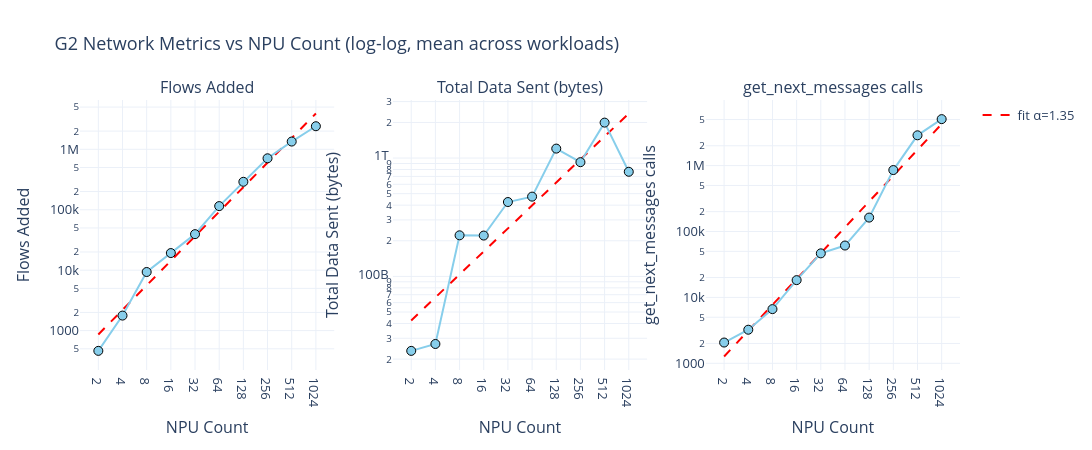

Here is the notebook cell this chart was saved with:
### Markdown cell above
## 2. Network-Level Metrics: `flows_added`, `total_data_sent`, and call counts

How do these metrics grow with NPU count and workload parameters?

### Code cell
# --- Plot: flows_added, total_data_sent, get_next_messages_calls vs NPU count (log-log) ---

metrics = ['flows_added', 'total_data_sent', 'get_next_messages_calls']
metric_labels = ['Flows Added', 'Total Data Sent (bytes)', 'get_next_messages calls']

fig = make_subplots(
    rows=1, cols=3,
    subplot_titles=metric_labels,
)

for col_idx, (metric, label) in enumerate(zip(metrics, metric_labels), start=1):
    agg = df.groupby('npu_count', as_index=False)[metric].mean()
    agg = agg.sort_values('npu_count')

    # Power-law fit
    x_log = np.log10(agg['npu_count'].values)
    y_log = np.log10(agg[metric].values.clip(min=1e-9))
    if len(x_log) >= 2:
        coeffs = np.polyfit(x_log, y_log, 1)
        exponent = coeffs[0]
        x_fit = np.linspace(x_log.min(), x_log.max(), 50)
        y_fit = np.polyval(coeffs, x_fit)
        fig.add_trace(go.Scatter(
            x=10**x_fit, y=10**y_fit,
            mode='lines', name=f'fit α={exponent:.2f}',
            line=dict(dash='dash', width=2, color='red'),
            showlegend=(col_idx == 1),
        ), row=1, col=col_idx)

    fig.add_trace(go.Scatter(
        x=agg['npu_count'], y=agg[metric],
        mode='markers+lines', name=label,
        marker=dict(size=9, color='skyblue', line=dict(width=1, color='black')),
        showlegend=False,
    ), row=1, col=col_idx)

    fig.update_xaxes(title_text='NPU Count', type='log',
                     tickvals=[2, 4, 8, 16, 32, 64, 128, 256, 512, 1024], row=1, col=col_idx)
    fig.update_yaxes(title_text=label, type='log', row=1, col=col_idx)

fig.update_layout(
    title='G2 Network Metrics vs NPU Count (log-log, mean across workloads)',
    template='plotly_white', font=dict(size=13),
    height=450, width=1200,
)
fig.show()

### Figure 1 — Plotly figure (JSON) as saved in the notebook; plotly's stock layout.template omitted (floating-point values rounded to 4 significant figures)
{"data": [{"line": {"color": "red", "dash": "dash", "width": 2}, "mode": "lines", "name": "fit α=1.35", "showlegend": true, "type": "scatter", "x": [2.0, 2.272, 2.58, 2.93, 3.328, 3.78, 4.293, 4.876, 5.538, 6.29, 7.144, 8.114, 9.216, 10.47, 11.89, 13.5, 15.34, 17.42, 19.78, 22.47, 25.52, 28.98, 32.92, 37.39, 42.46, 48.23, 54.78, 62.21, 70.66, 80.26, 91.15, 103.5, 117.6, 133.5, 151.7, 172.3, 195.7, 222.2, 252.4, 286.7, 325.6, 369.8, 420.0, 477.0, 541.8, 615.4, 698.9, 793.8, 901.6, 1024.0], "xaxis": "x", "y": [864.8, 1027.0, 1219.0, 1448.0, 1719.0, 2042.0, 2424.0, 2878.0, 3418.0, 4059.0, 4819.0, 5723.0, 6795.0, 8069.0, 9581.0, 11380.0, 13510.0, 16040.0, 19050.0, 22620.0, 26860.0, 31890.0, 37870.0, 44960.0, 53390.0, 63400.0, 75280.0, 89390.0, 106100.0, 126000.0, 149700.0, 177700.0, 211000.0, 250600.0, 297500.0, 353300.0, 419500.0, 498100.0, 591500.0, 702400.0, 834000.0, 990300.0, 1176000.0, 1396000.0, 1658000.0, 1969000.0, 2338000.0, 2776000.0, 3296000.0, 3914000.0], "yaxis": "y"}, {"marker": {"color": "skyblue", "line": {"color": "black", "width": 1}, "size": 9}, "mode": "markers+lines", "name": "Flows Added", "showlegend": false, "type": "scatter", "x": [2, 4, 8, 16, 32, 64, 128, 256, 512, 1024], "xaxis": "x", "y": [462.1, 1773.0, 9331.0, 19210.0, 39460.0, 114900.0, 289900.0, 710000.0, 1344000.0, 2411000.0], "yaxis": "y"}, {"line": {"color": "red", "dash": "dash", "width": 2}, "mode": "lines", "name": "fit α=0.65", "showlegend": false, "type": "scatter", "x": [2.0, 2.272, 2.58, 2.93, 3.328, 3.78, 4.293, 4.876, 5.538, 6.29, 7.144, 8.114, 9.216, 10.47, 11.89, 13.5, 15.34, 17.42, 19.78, 22.47, 25.52, 28.98, 32.92, 37.39, 42.46, 48.23, 54.78, 62.21, 70.66, 80.26, 91.15, 103.5, 117.6, 133.5, 151.7, 172.3, 195.7, 222.2, 252.4, 286.7, 325.6, 369.8, 420.0, 477.0, 541.8, 615.4, 698.9, 793.8, 901.6, 1024.0], "xaxis": "x2", "y": [42460000000.0, 46090000000.0, 50040000000.0, 54330000000.0, 58980000000.0, 64030000000.0, 69510000000.0, 75470000000.0, 81930000000.0, 88950000000.0, 96560000000.0, 104800000000.0, 113800000000.0, 123600000000.0, 134100000000.0, 145600000000.0, 158100000000.0, 171600000000.0, 186300000000.0, 202300000000.0, 219600000000.0, 238400000000.0, 258800000000.0, 281000000000.0, 305100000000.0, 331200000000.0, 359600000000.0, 390400000000.0, 423800000000.0, 460100000000.0, 499500000000.0, 542300000000.0, 588700000000.0, 639100000000.0, 693900000000.0, 753300000000.0, 817800000000.0, 887800000000.0, 963900000000.0, 1046000000000.0, 1136000000000.0, 1233000000000.0, 1339000000000.0, 1454000000000.0, 1578000000000.0, 1713000000000.0, 1860000000000.0, 2019000000000.0, 2192000000000.0, 2380000000000.0], "yaxis": "y2"}, {"marker": {"color": "skyblue", "line": {"color": "black", "width": 1}, "size": 9}, "mode": "markers+lines", "name": "Total Data Sent (bytes)", "showlegend": false, "type": "scatter", "x": [2, 4, 8, 16, 32, 64, 128, 256, 512, 1024], "xaxis": "x2", "y": [23470000000.0, 26840000000.0, 222300000000.0, 221400000000.0, 425100000000.0, 472100000000.0, 1202000000000.0, 922800000000.0, 1993000000000.0, 765600000000.0], "yaxis": "y2"}, {"line": {"color": "red", "dash": "dash", "width": 2}, "mode": "lines", "name": "fit α=1.30", "showlegend": false, "type": "scatter", "x": [2.0, 2.272, 2.58, 2.93, 3.328, 3.78, 4.293, 4.876, 5.538, 6.29, 7.144, 8.114, 9.216, 10.47, 11.89, 13.5, 15.34, 17.42, 19.78, 22.47, 25.52, 28.98, 32.92, 37.39, 42.46, 48.23, 54.78, 62.21, 70.66, 80.26, 91.15, 103.5, 117.6, 133.5, 151.7, 172.3, 195.7, 222.2, 252.4, 286.7, 325.6, 369.8, 420.0, 477.0, 541.8, 615.4, 698.9, 793.8, 901.6, 1024.0], "xaxis": "x3", "y": [1267.0, 1495.0, 1765.0, 2084.0, 2459.0, 2903.0, 3426.0, 4044.0, 4774.0, 5635.0, 6651.0, 7851.0, 9267.0, 10940.0, 12910.0, 15240.0, 17990.0, 21230.0, 25060.0, 29580.0, 34920.0, 41220.0, 48650.0, 57430.0, 67780.0, 80010.0, 94440.0, 111500.0, 131600.0, 155300.0, 183300.0, 216400.0, 255400.0, 301500.0, 355900.0, 420000.0, 495800.0, 585200.0, 690800.0, 815300.0, 962400.0, 1136000.0, 1341000.0, 1583000.0, 1868000.0, 2205000.0, 2603000.0, 3072000.0, 3626000.0, 4280000.0], "yaxis": "y3"}, {"marker": {"color": "skyblue", "line": {"color": "black", "width": 1}, "size": 9}, "mode": "markers+lines", "name": "get_next_messages calls", "showlegend": false, "type": "scatter", "x": [2, 4, 8, 16, 32, 64, 128, 256, 512, 1024], "xaxis": "x3", "y": [2063.0, 3230.0, 6635.0, 18270.0, 46560.0, 61240.0, 162600.0, 856000.0, 2883000.0, 5075000.0], "yaxis": "y3"}], "layout": {"annotations": [{"font": {"size": 16}, "showarrow": false, "text": "Flows Added", "x": 0.1444, "xanchor": "center", "xref": "paper", "y": 1, "yanchor": "bottom", "yref": "paper"}, {"font": {"size": 16}, "showarrow": false, "text": "Total Data Sent (bytes)", "x": 0.5, "xanchor": "center", "xref": "paper", "y": 1, "yanchor": "bottom", "yref": "paper"}, {"font": {"size": 16}, "showarrow": false, "text": "get_next_messages calls", "x": 0.8556, "xanchor": "center", "xref": "paper", "y": 1, "yanchor": "bottom", "yref": "paper"}], "font": {"size": 13}, "height": 450, "title": {"text": "G2 Network Metrics vs NPU Count (log-log, mean across workloads)"}, "width": 1200, "xaxis": {"anchor": "y", "domain": [0, 0.2889], "tickvals": [2, 4, 8, 16, 32, 64, 128, 256, 512, 1024], "title": {"text": "NPU Count"}, "type": "log"}, "xaxis2": {"anchor": "y2", "domain": [0.3556, 0.6444], "tickvals": [2, 4, 8, 16, 32, 64, 128, 256, 512, 1024], "title": {"text": "NPU Count"}, "type": "log"}, "xaxis3": {"anchor": "y3", "domain": [0.7111, 1], "tickvals": [2, 4, 8, 16, 32, 64, 128, 256, 512, 1024], "title": {"text": "NPU Count"}, "type": "log"}, "yaxis": {"anchor": "x", "domain": [0, 1], "title": {"text": "Flows Added"}, "type": "log"}, "yaxis2": {"anchor": "x2", "domain": [0, 1], "title": {"text": "Total Data Sent (bytes)"}, "type": "log"}, "yaxis3": {"anchor": "x3", "domain": [0, 1], "title": {"text": "get_next_messages calls"}, "type": "log"}}}
